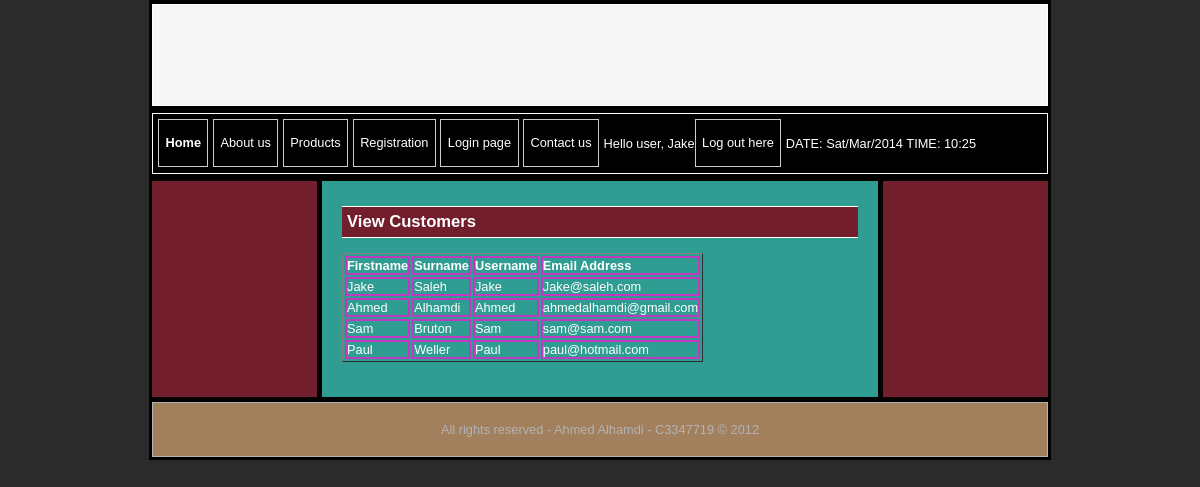
/customers.php (signed in), run on the app's committed database.
### tables this page shows
CREATE TABLE IF NOT EXISTS `users` (
  `userid` int(1) NOT NULL AUTO_INCREMENT,
  `username` varchar(20) NOT NULL,
  `password` varchar(20) NOT NULL,
  `firstname` varchar(30) NOT NULL,
  `surname` varchar(30) NOT NULL,
  `email` varchar(40) NOT NULL,
  PRIMARY KEY (`userid`)
);

### displayCustomers.php (the view, shortened to what this page needs)
<?php
$query = "SELECT * FROM users";
$result = mysql_query($query) or die("Error in query: $query. " . mysql_error());
echo "<table cellpadding=10 border=1>";
echo "<tr><td><b>Firstname</td><td><b>Surname</td><td><b>Username</td><td><b>Email Address</b></td></tr>";
while ($row = mysql_fetch_array($result)) {
	echo "<tr>";
	echo "<td>" . $row['firstname'] . "</td>";
	echo "<td>" . $row['surname'] . "</td>";
	echo "<td>" . $row['username'] . "</td>";
	echo "<td>" . $row['email'] . "</td>";
	echo "</tr>";
}
echo "</table>";
?>
</p>
</body>
</html>

### index.css (style rules this page uses)
* { margin: 0; padding: 0; }
body { background-color: #2B2B2B; }
table td { border:2px solid #c138c1; }

### data on the page
users: firstname "Jake", surname "Saleh", username "Jake", email "Jake@saleh.com"
users: firstname "Ahmed", surname "Alhamdi", username "Ahmed", email "ahmedalhamdi@gmail.com"
users: firstname "Sam", surname "Bruton", username "Sam", email "sam@sam.com"
users: firstname "Paul", surname "Weller", username "Paul", email "paul@hotmail.com"

### other printed values
$_SESSION['authenticatedUser'] "Jake"
